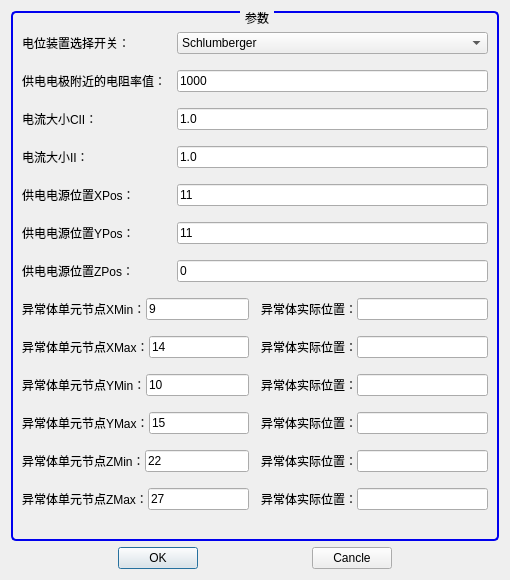
<?xml version="1.0" encoding="UTF-8"?>
<ui version="4.0">
 <class>DialogSimuForward</class>
 <widget class="QDialog" name="DialogSimuForward">
  <property name="geometry">
   <rect>
    <x>0</x>
    <y>0</y>
    <width>510</width>
    <height>580</height>
   </rect>
  </property>
  <property name="minimumSize">
   <size>
    <width>510</width>
    <height>580</height>
   </size>
  </property>
  <property name="maximumSize">
   <size>
    <width>510</width>
    <height>580</height>
   </size>
  </property>
  <property name="windowTitle">
   <string>模拟正演参数设置</string>
  </property>
  <layout class="QHBoxLayout" name="horizontalLayout_2">
   <item>
    <layout class="QVBoxLayout" name="verticalLayout_2" stretch="20,1">
     <item>
      <widget class="QGroupBox" name="groupBox">
       <property name="styleSheet">
        <string notr="true">QGroupBox 
{border: 2px solid #0000EE;
 border-radius: 5px;
margin-top: 1ex;
}

QGroupBox::title {
subcontrol-origin: margin;
subcontrol-position: top center;
padding: 0 3px;
}</string>
       </property>
       <property name="title">
        <string>参数</string>
       </property>
       <layout class="QVBoxLayout" name="verticalLayout">
        <item>
         <layout class="QHBoxLayout" name="horizontalLayout_13" stretch="1,2">
          <property name="spacing">
           <number>0</number>
          </property>
          <item>
           <widget class="QLabel" name="label">
            <property name="text">
             <string>电位装置选择开关：         </string>
            </property>
           </widget>
          </item>
          <item>
           <widget class="QComboBox" name="comboBox_selectionSwitch">
            <item>
             <property name="text">
              <string>Schlumberger</string>
             </property>
            </item>
            <item>
             <property name="text">
              <string>AMNB</string>
             </property>
            </item>
           </widget>
          </item>
         </layout>
        </item>
        <item>
         <layout class="QHBoxLayout" name="horizontalLayout_5" stretch="1,2">
          <property name="spacing">
           <number>0</number>
          </property>
          <item>
           <widget class="QLabel" name="label_5">
            <property name="text">
             <string>供电电极附近的电阻率值：   </string>
            </property>
           </widget>
          </item>
          <item>
           <widget class="QLineEdit" name="lineEdit_sgM0Value">
            <property name="text">
             <string>1000</string>
            </property>
           </widget>
          </item>
         </layout>
        </item>
        <item>
         <layout class="QHBoxLayout" name="horizontalLayout_8" stretch="1,2">
          <property name="spacing">
           <number>0</number>
          </property>
          <item>
           <widget class="QLabel" name="label_CII">
            <property name="text">
             <string>电流大小CII：              </string>
            </property>
           </widget>
          </item>
          <item>
           <widget class="QLineEdit" name="lineEdit_CII">
            <property name="text">
             <string>1.0</string>
            </property>
           </widget>
          </item>
         </layout>
        </item>
        <item>
         <layout class="QHBoxLayout" name="horizontalLayout_6" stretch="1,2">
          <property name="spacing">
           <number>0</number>
          </property>
          <item>
           <widget class="QLabel" name="label_6">
            <property name="text">
             <string>电流大小II：               </string>
            </property>
           </widget>
          </item>
          <item>
           <widget class="QLineEdit" name="lineEdit_II">
            <property name="text">
             <string>1.0</string>
            </property>
           </widget>
          </item>
         </layout>
        </item>
        <item>
         <layout class="QHBoxLayout" name="horizontalLayout_10" stretch="1,2">
          <property name="spacing">
           <number>0</number>
          </property>
          <item>
           <widget class="QLabel" name="label_9">
            <property name="text">
             <string>供电电源位置XPos：         </string>
            </property>
           </widget>
          </item>
          <item>
           <widget class="QLineEdit" name="lineEdit_currentINumX">
            <property name="text">
             <string>11</string>
            </property>
           </widget>
          </item>
         </layout>
        </item>
        <item>
         <layout class="QHBoxLayout" name="horizontalLayout_11" stretch="1,2">
          <property name="spacing">
           <number>0</number>
          </property>
          <item>
           <widget class="QLabel" name="label_10">
            <property name="text">
             <string>供电电源位置YPos：         </string>
            </property>
           </widget>
          </item>
          <item>
           <widget class="QLineEdit" name="lineEdit_currentINumY">
            <property name="text">
             <string>11</string>
            </property>
           </widget>
          </item>
         </layout>
        </item>
        <item>
         <layout class="QHBoxLayout" name="horizontalLayout_12" stretch="1,2">
          <property name="spacing">
           <number>0</number>
          </property>
          <item>
           <widget class="QLabel" name="label_11">
            <property name="text">
             <string>供电电源位置ZPos：         </string>
            </property>
           </widget>
          </item>
          <item>
           <widget class="QLineEdit" name="lineEdit_currentINumZ">
            <property name="text">
             <string>0</string>
            </property>
            <property name="readOnly">
             <bool>true</bool>
            </property>
           </widget>
          </item>
         </layout>
        </item>
        <item>
         <layout class="QHBoxLayout" name="horizontalLayout_7" stretch="1,1">
          <property name="spacing">
           <number>12</number>
          </property>
          <item>
           <layout class="QHBoxLayout" name="horizontalLayout_3">
            <property name="spacing">
             <number>0</number>
            </property>
            <item>
             <widget class="QLabel" name="label_17">
              <property name="text">
               <string>异常体单元节点XMin：</string>
              </property>
             </widget>
            </item>
            <item>
             <widget class="QLineEdit" name="lineEdit_inverX1">
              <property name="text">
               <string>9</string>
              </property>
             </widget>
            </item>
           </layout>
          </item>
          <item>
           <layout class="QHBoxLayout" name="horizontalLayout_4">
            <property name="spacing">
             <number>0</number>
            </property>
            <item>
             <widget class="QLabel" name="label_2">
              <property name="text">
               <string>异常体实际位置：</string>
              </property>
             </widget>
            </item>
            <item>
             <widget class="QLineEdit" name="lineEdit_actual_begin_x">
              <property name="readOnly">
               <bool>true</bool>
              </property>
             </widget>
            </item>
           </layout>
          </item>
         </layout>
        </item>
        <item>
         <layout class="QHBoxLayout" name="horizontalLayout_27" stretch="1,1">
          <property name="spacing">
           <number>12</number>
          </property>
          <item>
           <layout class="QHBoxLayout" name="horizontalLayout_9">
            <property name="spacing">
             <number>0</number>
            </property>
            <item>
             <widget class="QLabel" name="label_12">
              <property name="text">
               <string>异常体单元节点XMax：</string>
              </property>
             </widget>
            </item>
            <item>
             <widget class="QLineEdit" name="lineEdit_inverX2">
              <property name="text">
               <string>14</string>
              </property>
             </widget>
            </item>
           </layout>
          </item>
          <item>
           <layout class="QHBoxLayout" name="horizontalLayout_14">
            <property name="spacing">
             <number>0</number>
            </property>
            <item>
             <widget class="QLabel" name="label_3">
              <property name="text">
               <string>异常体实际位置：</string>
              </property>
             </widget>
            </item>
            <item>
             <widget class="QLineEdit" name="lineEdit_actual_end_x">
              <property name="readOnly">
               <bool>true</bool>
              </property>
             </widget>
            </item>
           </layout>
          </item>
         </layout>
        </item>
        <item>
         <layout class="QHBoxLayout" name="horizontalLayout_26" stretch="1,1">
          <property name="spacing">
           <number>12</number>
          </property>
          <item>
           <layout class="QHBoxLayout" name="horizontalLayout_15">
            <property name="spacing">
             <number>0</number>
            </property>
            <item>
             <widget class="QLabel" name="label_13">
              <property name="text">
               <string>异常体单元节点YMin：</string>
              </property>
             </widget>
            </item>
            <item>
             <widget class="QLineEdit" name="lineEdit_inverY1">
              <property name="text">
               <string>10</string>
              </property>
             </widget>
            </item>
           </layout>
          </item>
          <item>
           <layout class="QHBoxLayout" name="horizontalLayout_16">
            <property name="spacing">
             <number>0</number>
            </property>
            <item>
             <widget class="QLabel" name="label_4">
              <property name="text">
               <string>异常体实际位置：</string>
              </property>
             </widget>
            </item>
            <item>
             <widget class="QLineEdit" name="lineEdit_actual_begin_y">
              <property name="readOnly">
               <bool>true</bool>
              </property>
             </widget>
            </item>
           </layout>
          </item>
         </layout>
        </item>
        <item>
         <layout class="QHBoxLayout" name="horizontalLayout_25" stretch="1,1">
          <property name="spacing">
           <number>12</number>
          </property>
          <item>
           <layout class="QHBoxLayout" name="horizontalLayout_17">
            <property name="spacing">
             <number>0</number>
            </property>
            <item>
             <widget class="QLabel" name="label_14">
              <property name="text">
               <string>异常体单元节点YMax：</string>
              </property>
             </widget>
            </item>
            <item>
             <widget class="QLineEdit" name="lineEdit_inverY2">
              <property name="text">
               <string>15</string>
              </property>
             </widget>
            </item>
           </layout>
          </item>
          <item>
           <layout class="QHBoxLayout" name="horizontalLayout_18">
            <property name="spacing">
             <number>0</number>
            </property>
            <item>
             <widget class="QLabel" name="label_7">
              <property name="text">
               <string>异常体实际位置：</string>
              </property>
             </widget>
            </item>
            <item>
             <widget class="QLineEdit" name="lineEdit_actual_end_y">
              <property name="readOnly">
               <bool>true</bool>
              </property>
             </widget>
            </item>
           </layout>
          </item>
         </layout>
        </item>
        <item>
         <layout class="QHBoxLayout" name="horizontalLayout_24" stretch="1,1">
          <property name="spacing">
           <number>12</number>
          </property>
          <item>
           <layout class="QHBoxLayout" name="horizontalLayout_19">
            <property name="spacing">
             <number>0</number>
            </property>
            <item>
             <widget class="QLabel" name="label_15">
              <property name="text">
               <string>异常体单元节点ZMin：</string>
              </property>
             </widget>
            </item>
            <item>
             <widget class="QLineEdit" name="lineEdit_inverZ1">
              <property name="text">
               <string>22</string>
              </property>
             </widget>
            </item>
           </layout>
          </item>
          <item>
           <layout class="QHBoxLayout" name="horizontalLayout_20">
            <property name="spacing">
             <number>0</number>
            </property>
            <item>
             <widget class="QLabel" name="label_8">
              <property name="text">
               <string>异常体实际位置：</string>
              </property>
             </widget>
            </item>
            <item>
             <widget class="QLineEdit" name="lineEdit_actual_begin_z">
              <property name="readOnly">
               <bool>true</bool>
              </property>
             </widget>
            </item>
           </layout>
          </item>
         </layout>
        </item>
        <item>
         <layout class="QHBoxLayout" name="horizontalLayout_23" stretch="1,1">
          <property name="spacing">
           <number>12</number>
          </property>
          <item>
           <layout class="QHBoxLayout" name="horizontalLayout_21">
            <property name="spacing">
             <number>0</number>
            </property>
            <item>
             <widget class="QLabel" name="label_18">
              <property name="text">
               <string>异常体单元节点ZMax：</string>
              </property>
             </widget>
            </item>
            <item>
             <widget class="QLineEdit" name="lineEdit_inverZ2">
              <property name="text">
               <string>27</string>
              </property>
             </widget>
            </item>
           </layout>
          </item>
          <item>
           <layout class="QHBoxLayout" name="horizontalLayout_22">
            <property name="spacing">
             <number>0</number>
            </property>
            <item>
             <widget class="QLabel" name="label_16">
              <property name="text">
               <string>异常体实际位置：</string>
              </property>
             </widget>
            </item>
            <item>
             <widget class="QLineEdit" name="lineEdit_actual_end_z">
              <property name="readOnly">
               <bool>true</bool>
              </property>
             </widget>
            </item>
           </layout>
          </item>
         </layout>
        </item>
       </layout>
      </widget>
     </item>
     <item>
      <layout class="QHBoxLayout" name="horizontalLayout">
       <item>
        <spacer name="horizontalSpacer">
         <property name="orientation">
          <enum>Qt::Horizontal</enum>
         </property>
         <property name="sizeHint" stdset="0">
          <size>
           <width>40</width>
           <height>20</height>
          </size>
         </property>
        </spacer>
       </item>
       <item>
        <widget class="QPushButton" name="pushButton">
         <property name="text">
          <string>OK</string>
         </property>
        </widget>
       </item>
       <item>
        <spacer name="horizontalSpacer_2">
         <property name="orientation">
          <enum>Qt::Horizontal</enum>
         </property>
         <property name="sizeHint" stdset="0">
          <size>
           <width>40</width>
           <height>20</height>
          </size>
         </property>
        </spacer>
       </item>
       <item>
        <widget class="QPushButton" name="pushButton_2">
         <property name="text">
          <string>Cancle</string>
         </property>
        </widget>
       </item>
       <item>
        <spacer name="horizontalSpacer_3">
         <property name="orientation">
          <enum>Qt::Horizontal</enum>
         </property>
         <property name="sizeHint" stdset="0">
          <size>
           <width>40</width>
           <height>20</height>
          </size>
         </property>
        </spacer>
       </item>
      </layout>
     </item>
    </layout>
   </item>
  </layout>
 </widget>
 <resources/>
 <connections>
  <connection>
   <sender>pushButton</sender>
   <signal>clicked()</signal>
   <receiver>DialogSimuForward</receiver>
   <slot>accept()</slot>
   <hints>
    <hint type="sourcelabel">
     <x>146</x>
     <y>558</y>
    </hint>
    <hint type="destinationlabel">
     <x>45</x>
     <y>551</y>
    </hint>
   </hints>
  </connection>
  <connection>
   <sender>pushButton_2</sender>
   <signal>clicked()</signal>
   <receiver>DialogSimuForward</receiver>
   <slot>reject()</slot>
   <hints>
    <hint type="sourcelabel">
     <x>369</x>
     <y>560</y>
    </hint>
    <hint type="destinationlabel">
     <x>456</x>
     <y>554</y>
    </hint>
   </hints>
  </connection>
  <connection>
   <sender>lineEdit_inverX1</sender>
   <signal>editingFinished()</signal>
   <receiver>DialogSimuForward</receiver>
   <slot>onActualLocationXMinChanged()</slot>
   <hints>
    <hint type="sourcelabel">
     <x>200</x>
     <y>313</y>
    </hint>
    <hint type="destinationlabel">
     <x>254</x>
     <y>289</y>
    </hint>
   </hints>
  </connection>
  <connection>
   <sender>lineEdit_inverY1</sender>
   <signal>editingFinished()</signal>
   <receiver>DialogSimuForward</receiver>
   <slot>onActualLocationYMinChanged()</slot>
   <hints>
    <hint type="sourcelabel">
     <x>203</x>
     <y>392</y>
    </hint>
    <hint type="destinationlabel">
     <x>254</x>
     <y>289</y>
    </hint>
   </hints>
  </connection>
  <connection>
   <sender>lineEdit_inverZ1</sender>
   <signal>editingFinished()</signal>
   <receiver>DialogSimuForward</receiver>
   <slot>onActualLocationZMinChanged()</slot>
   <hints>
    <hint type="sourcelabel">
     <x>203</x>
     <y>470</y>
    </hint>
    <hint type="destinationlabel">
     <x>254</x>
     <y>289</y>
    </hint>
   </hints>
  </connection>
  <connection>
   <sender>lineEdit_inverX2</sender>
   <signal>editingFinished()</signal>
   <receiver>DialogSimuForward</receiver>
   <slot>onActualLocationXMaxChanged()</slot>
   <hints>
    <hint type="sourcelabel">
     <x>200</x>
     <y>352</y>
    </hint>
    <hint type="destinationlabel">
     <x>254</x>
     <y>289</y>
    </hint>
   </hints>
  </connection>
  <connection>
   <sender>lineEdit_inverY2</sender>
   <signal>editingFinished()</signal>
   <receiver>DialogSimuForward</receiver>
   <slot>onActualLocationYMaxChanged()</slot>
   <hints>
    <hint type="sourcelabel">
     <x>203</x>
     <y>431</y>
    </hint>
    <hint type="destinationlabel">
     <x>254</x>
     <y>289</y>
    </hint>
   </hints>
  </connection>
  <connection>
   <sender>lineEdit_inverZ2</sender>
   <signal>editingFinished()</signal>
   <receiver>DialogSimuForward</receiver>
   <slot>onActualLocationZMaxChanged()</slot>
   <hints>
    <hint type="sourcelabel">
     <x>203</x>
     <y>509</y>
    </hint>
    <hint type="destinationlabel">
     <x>254</x>
     <y>289</y>
    </hint>
   </hints>
  </connection>
 </connections>
 <slots>
  <slot>onActualLocationXMaxChanged()</slot>
  <slot>onActualLocationYMaxChanged()</slot>
  <slot>onActualLocationZMaxChanged()</slot>
  <slot>onActualLocationXMinChanged()</slot>
  <slot>onActualLocationYMinChanged()</slot>
  <slot>onActualLocationZMinChanged()</slot>
 </slots>
</ui>
